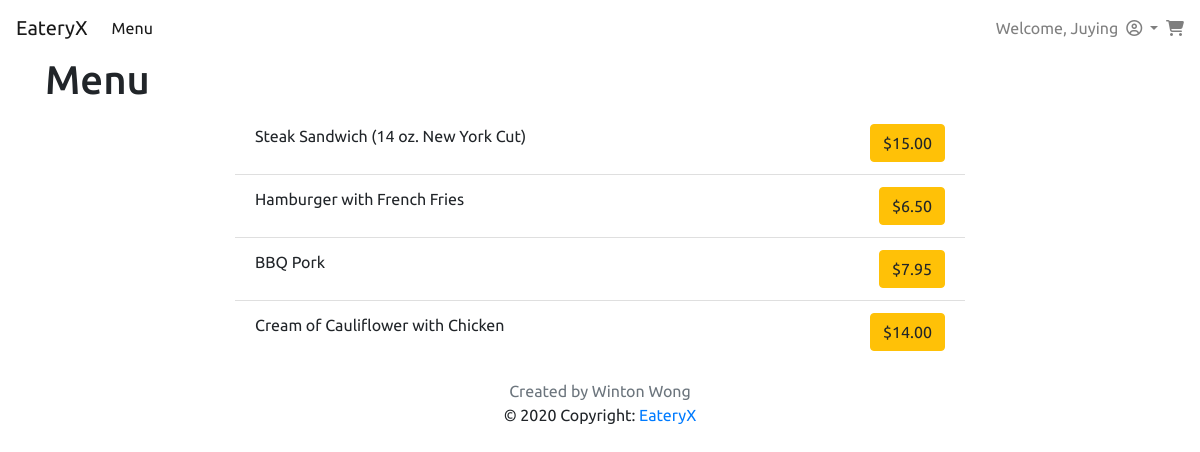
/menu/ (signed in), run on the app's committed database.
### restaurants/models.py (models this page shows, shortened)
class Account(AbstractUser):
    id = models.AutoField(primary_key=True)
    email = models.EmailField(verbose_name='email', max_length=60, unique=True)
    first_name = models.CharField(max_length=24)
    last_name = models.CharField(max_length=24)
    phone_number = PhoneNumberField()
    date_joined = models.DateTimeField(
        auto_now_add=True, verbose_name='date joined')
    last_login = models.DateTimeField(
        auto_now=True, blank=True, null=True, verbose_name='last login')
    is_superuser = models.BooleanField(
        default=False, help_text='Designates that this user has all permissions without explicitly assigning them.', verbose_name='superuser status')
    is_staff = models.BooleanField(
        default=False, help_text='Designates whether the user can log into this admin site. Mine', verbose_name='staff status')
    is_admin = models.BooleanField(
        default=False, help_text='Designates whether the user can log into this admin site.', verbose_name='staff status')
    is_active = models.BooleanField(
        default=True, help_text='Designates whether this user should be treated as active. Unselect this instead of deleting accounts.', verbose_name='active')
    USERNAME_FIELD = 'email'
    REQUIRED_FIELDS = ['first_name', 'last_name', 'phone_number']
    object = MyAccountManager()
    def __str__(self):
        return self.first_name

class Menu(models.Model):
    food_item_name = models.CharField(max_length=255)
    price = models.DecimalField(max_digits=6, decimal_places=2)

### restaurants/views.py (the view)
# urls.py: path('menu/', views.menu, name='menu'),
def menu(request):
    menu = Menu.objects.all()
    context = {'menu': menu,
               }
    return render(request, 'menu.html', context)

### restaurants/templates/menu.html (shortened to what this page needs)
{% extends './customer_base.html'%}
{% load static %}
{% block mainContent %}
<div class="container">
    <h1>Menu</h1>
    <div class="row d-flex justify-content-center">
        <div class="col-lg-8 col-md-10 col-sm-12 ">
            <ul class="list-group list-group-flush">
                {%for menu_item in menu%}
                {% include 'elements/menu_item.html' with value=menu_item%}
                {%endfor%}
            </ul>
        </div>
    </div>
</div>
{% endblock mainContent %}

### restaurants/templates/customer_elements/customer_navbar.html (shortened to what this page needs)
<nav class="navbar navbar-expand-lg navbar-light" style="background-color: white;">
    <a class="navbar-brand" id="navbarLogo" href="{% url 'restaurants:index' %}">EateryX</a>
    <div class="collapse navbar-collapse" id="navbarNavAltMarkup">
        <ul class="navbar-nav mr-auto">
            <li class="nav-item">
                <a class="nav-item nav-link active" href="{% url 'restaurants:menu' %}">Menu</a>
            </li>
        </ul>
        <ul class="navbar-nav">
            <li class="nav-item">
                {% if user.is_authenticated %} <span class="navbar-text">Welcome, {{ user }}</span>
                {% else %} <span class="navbar-text">Welcome Guest!!! </span>
                {% endif %}
            </li>
            <li class="nav-item dropdown">
                <a class="nav-link dropdown-toggle" href="#" id="navbarDropdown" role="button" data-toggle="dropdown"
                    aria-haspopup="true" aria-expanded="false">
                    <i class="far fa-user-circle"></i>
                </a>
            </li>
            <li class="nav-item">
                <a class="navbar-text" href="{% url 'restaurants:cart' %}"><i class="fas fa-shopping-cart"></i></a>
            </li>
        </ul>
    </div>
</nav>

### restaurants/templates/elements/menu_item.html (shortened to what this page needs)
<li class="list-group-item">
    <div class="float-left">{{menu_item.food_item_name}}</div>
    <div class="float-right">
        <div class="float-right">
            <button type="button" class="btn btn-warning" data-toggle="modal"
                data-target="#Modal{{menu_item.id}}">${{menu_item.price}}</button>
        </div>
    </div>
</li>

### restaurants/static/main/custom.css (style rules this page uses)
body { font-family: 'Ubuntu', sans-serif; }

### data on the page
Account: first_name "Juying"
Menu: food_item_name "Steak Sandwich (14 oz. New York Cut)", price "15.00"
Menu: food_item_name "Hamburger with French Fries", price "6.50"
Menu: food_item_name "BBQ Pork", price "7.95"
Menu: food_item_name "Cream of Cauliflower with Chicken", price "14.00"
